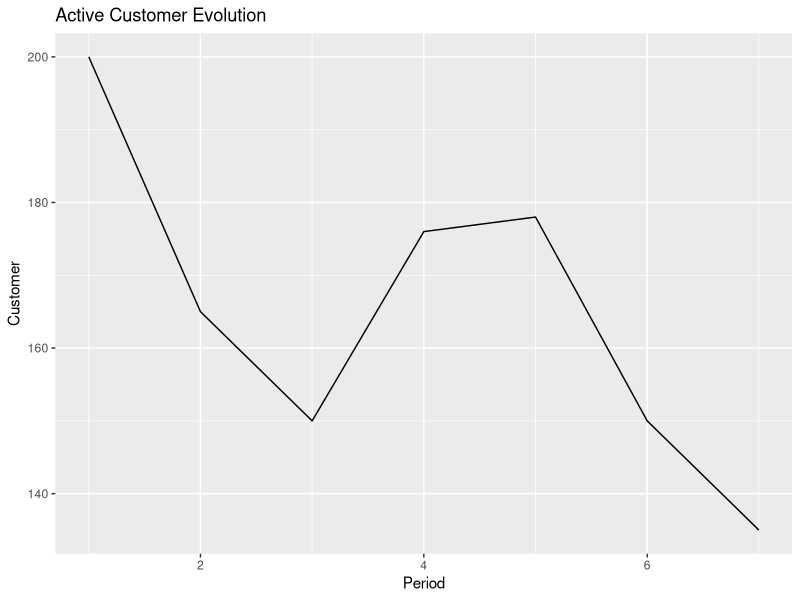
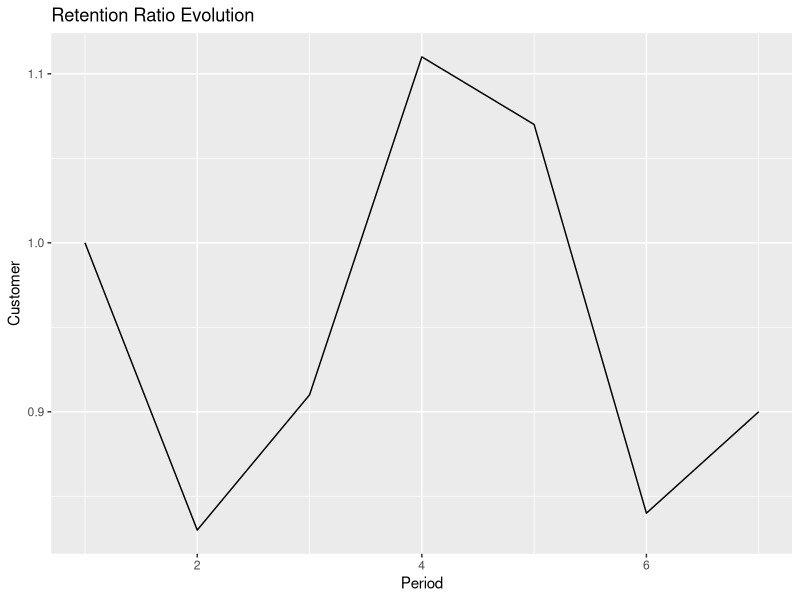
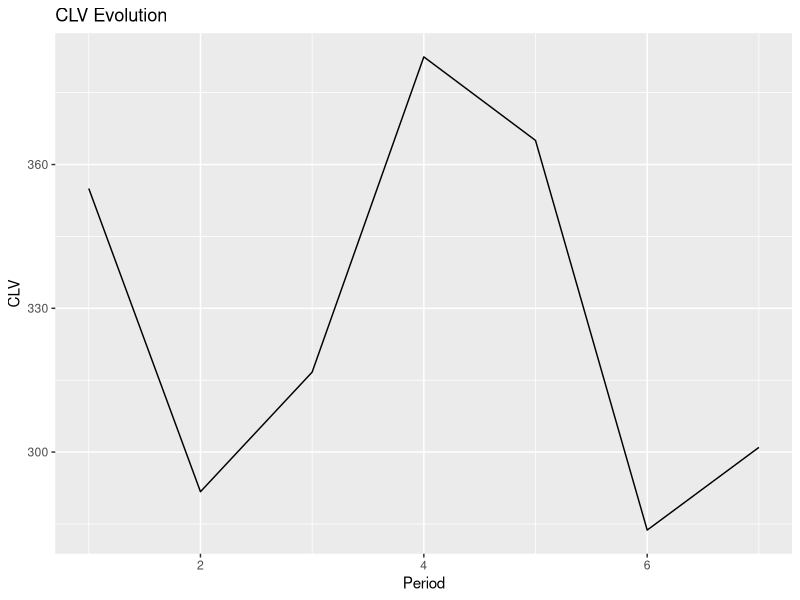
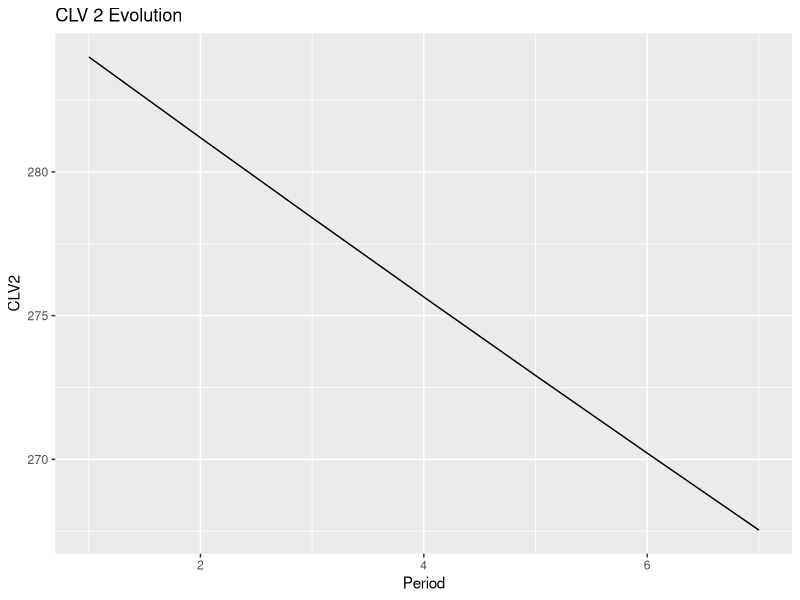

R code for these plots, in order:
## ---- chunk 1
# List of packages for session
.packages <- c("readxl","ggplot2")

# Install CRAN packages (if not already installed)
.inst <- .packages %in% installed.packages()
if(length(.packages[!.inst]) > 0) install.packages(.packages[!.inst])

# Load packages into session 
suppressPackageStartupMessages(invisible(lapply(.packages, library, character.only = TRUE)))
## ---- chunk 2
# Load data into a dataframe
df <- read_excel("data/s4.xlsx", sheet = "Ex2")
df
## ---- chunk 3
summary(df)
## ---- chunk 4
ggplot(df, aes(x = t, y = active)) +
  geom_line() + ylab("Customer") + 
  xlab("Period") + labs(title = "Active Customer Evolution")
## ---- chunk 5
ggplot(df, aes(x = t, y = r)) +
  geom_line() + ylab("Customer") + 
  xlab("Period") + labs(title = "Retention Ratio Evolution")
## ---- chunk 6
df$CLV <- (df$p-df$c)*df$r/(1+df$i)^(df$t-1)
df
## ---- chunk 7
ggplot(df, aes(x = t, y = CLV)) + geom_line() +
ylab("CLV") + xlab("Period") + labs(title = "CLV Evolution")
## ---- chunk 8
CLV <- apply(df, 2, sum)
CLV[7]
## ---- chunk 9
df$CLV2 <- (df$p-df$c)*0.8/(1+df$i)^(df$t-1)
df
## ---- chunk 10
ggplot(df, aes(x = t, y = CLV2)) + geom_line() +
ylab("CLV2") + xlab("Period") + labs(title = "CLV 2 Evolution")
## ---- chunk 11
CLV <- apply(df, 2, sum)
CLV[7]
CLV[8]
